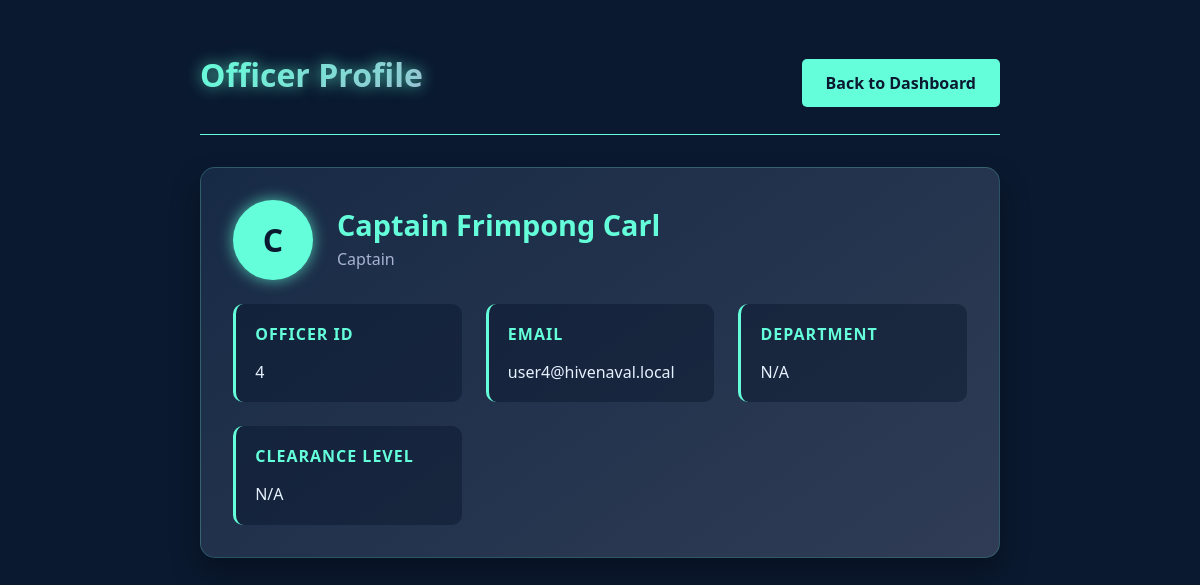
/view_profile.php?officer_id=4, run on the app's committed database.
### tables this page shows
CREATE TABLE `officers` (
  `id` INT AUTO_INCREMENT PRIMARY KEY,
  `uuid` CHAR(36) NOT NULL UNIQUE,
  `rank` VARCHAR(50),
  `name` VARCHAR(100),
  `username` VARCHAR(50) UNIQUE,
  `email` VARCHAR(100),
  `password` VARCHAR(255)
);

### view_profile.php (the view, shortened to what this page needs)
<?php
include 'includes/config.php';
$officer_id = $_GET['officer_id'];
$query = "SELECT * FROM officers WHERE id = " . (int)$officer_id;
$result = $conn->query($query);
$officer = $result->fetch_assoc();
?>
<!DOCTYPE html>
<html>
<head>
</head>
<body>
    <div class="container">
        <header>
            <h1 class="profile-title">Officer Profile</h1>
            <a href="/dashboard.php" class="back-button">Back to Dashboard</a>
        </header>
        <div class="profile-card">
            <div class="profile-header">
                <div class="profile-badge">
                    <?= strtoupper(substr($officer['name'], 0, 1)) ?>
                </div>
                <div class="profile-info">
                    <h2><?= htmlspecialchars($officer['name']) ?></h2>
                    <p><?= htmlspecialchars($officer['rank']) ?></p>
                </div>
            </div>
            <div class="profile-details">
                <div class="detail-card">
                    <h3>Officer ID</h3>
                    <p><?= htmlspecialchars($officer['id']) ?></p>
                </div>
                <div class="detail-card">
                    <h3>Email</h3>
                    <p><?= htmlspecialchars($officer['email']) ?></p>
                </div>
                <div class="detail-card">
                    <h3>Department</h3>
                    <p><?= htmlspecialchars($officer['department'] ?? 'N/A') ?></p>
                </div>
                <div class="detail-card">
                    <h3>Clearance Level</h3>
                    <p><?= htmlspecialchars($officer['clearance_level'] ?? 'N/A') ?></p>
                </div>
            </div>
        </div>
    </div>
</body>
</html>

### view_profile.php (style rules this page uses)
:root { --navy: #0a192f; --teal: #64ffda; --light-navy: #172a45; --lightest-navy: #303C55; --slate: #8892b0; --light-slate: #a8b2d1; --white: #e6f1ff; --glow: 0 0 15px rgba(100, 255, 218, 0.7); }
body { font-family: 'Segoe UI', Tahoma, Geneva, Verdana, sans-serif; background: var(--navy); color: var(--white); margin: 0; padding: 0; min-height: 100vh; }
.container { max-width: 800px; margin: 0 auto; padding: 2rem; }
header { display: flex; justify-content: space-between; align-items: center; margin-bottom: 2rem; padding-bottom: 1rem; border-bottom: 1px solid var(--teal); }
.profile-title { font-size: 2rem; background: linear-gradient(135deg, var(--teal), var(--light-slate)); -webkit-background-clip: text; background-clip: text; color: transparent; text-shadow: var(--glow); }
.profile-card { background: linear-gradient(145deg, var(--light-navy), var(--lightest-navy)); border-radius: 15px; padding: 2rem; box-shadow: 0 15px 30px rgba(0,0,0,0.3); border: 1px solid rgba(100, 255, 218, 0.2); margin-bottom: 2rem; }
.profile-header { display: flex; align-items: center; margin-bottom: 1.5rem; }
.profile-badge { width: 80px; height: 80px; border-radius: 50%; background: var(--teal); display: flex; align-items: center; justify-content: center; margin-right: 1.5rem; font-size: 2rem; font-weight: bold; color: var(--navy); box-shadow: var(--glow); }
.profile-info h2 { margin: 0; color: var(--teal); font-size: 1.8rem; }
.profile-info p { margin: 0.3rem 0; color: var(--light-slate); }
.profile-details { display: grid; grid-template-columns: repeat(auto-fit, minmax(200px, 1fr)); gap: 1.5rem; }
.detail-card { background: rgba(10, 25, 47, 0.5); padding: 1.2rem; border-radius: 10px; border-left: 3px solid var(--teal); }
.detail-card h3 { margin-top: 0; color: var(--teal); font-size: 1rem; text-transform: uppercase; letter-spacing: 1px; }
.detail-card p { margin: 0.5rem 0 0; font-size: 1rem; }
.back-button { display: inline-block; background: var(--teal); color: var(--navy); padding: 0.8rem 1.5rem; border-radius: 5px; text-decoration: none; font-weight: bold; transition: all 0.3s; margin-top: 1rem; }

### data on the page
officers: name "C", name "Captain Frimpong Carl", rank "Captain", id "4", email "user4@hivenaval.local"

### other printed values
$officer['department'] "N/A"
$officer['clearance_level'] "N/A"
